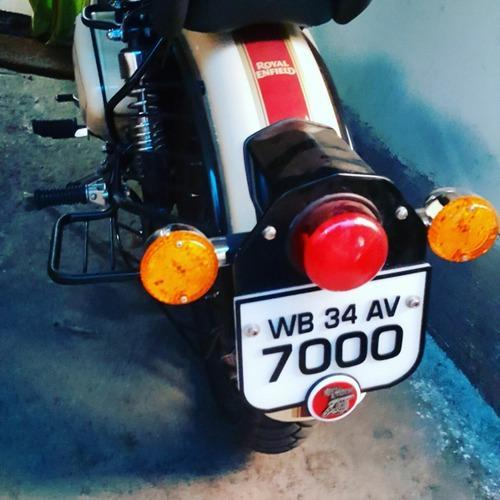
#> input picture Number-plate detection/Scripts/test2.jpg, 500 x 500 px
$ python number-plate-detection.py test2.jpg   (older library calls are emulated)
#> lines starting #> are read from the running program, lines starting #| are printed output that depends on the picture; after the words box and inside, x2 and y2 are one past the last pixel; in counts of white or black regions, pixels touching at a corner belong together
#!/usr/bin/python
# -*- coding: latin-1 -*-
import os, sys
# Importing sys (system specific parameters and functions) library
import cv2
# Importing the Opencv Library
import numpy as np
# Importing NumPy,which is the fundamental package for scientific computing with Python
try:
    from PIL import Image
except ImportError:
    import Image
import pytesseract
# Importing Pytesseract, which is an OCR engine for Character Recognition computing with Python

# Reading Image
img = cv2.imread(sys.argv[1])
#> img is the input picture: shape (500, 500, 3); mean B, G, R 101.2, 93.2, 85.2
cv2.namedWindow("Original Image",cv2.WINDOW_NORMAL)
# Creating a Named window to display image
cv2.imshow("Original Image",img)
# Display image
cv2.waitKey(0)

"""
#print img.shape

# Image Resizing
r = 100.0 / img.shape[1]
dim = (100, int(img.shape[0] * r))

# perform the actual resizing of the image and show it
resized_img = cv2.resize(img, dim, interpolation = cv2.INTER_AREA)
cv2.namedWindow("Resized Image",cv2.WINDOW_NORMAL)
# Creating a Named window to display image
cv2.imshow("resized", resized_img)
# Display resized image
cv2.waitKey(0)
"""

# Cropping image to 60% of bottom area
cropped_img = img[(img.shape[0])//2:img.shape[0]]
cv2.namedWindow("Cropped Bottom Image",cv2.WINDOW_NORMAL)
# Creating a Named window to display image
cv2.imshow("Cropped Bottom Image",img)
# Display Image
cv2.waitKey(0)

# RGB to Gray scale conversion
img_gray = cv2.cvtColor(cropped_img,cv2.COLOR_RGB2GRAY)
cv2.namedWindow("Gray Converted Image",cv2.WINDOW_NORMAL)
# Creating a Named window to display image
cv2.imshow("Gray Converted Image",img_gray)
# Display Image
cv2.waitKey(0)

# Noise removal with iterative bilateral filter(removes noise while preserving edges)
noise_removal = cv2.bilateralFilter(img_gray,9,75,75)
cv2.namedWindow("Noise Removed Image",cv2.WINDOW_NORMAL)
# Creating a Named window to display image
cv2.imshow("Noise Removed Image",noise_removal)
# Display Image
cv2.waitKey(0)

# Histogram equalisation for better results
equal_histogram = cv2.equalizeHist(noise_removal)
cv2.namedWindow("After Histogram equalisation",cv2.WINDOW_NORMAL)
# Creating a Named window to display image
cv2.imshow("After Histogram equalisation",equal_histogram)
# Display Image
cv2.waitKey(0)

# Morphological opening with a rectangular structure element
kernel = cv2.getStructuringElement(cv2.MORPH_RECT,(5,5))
morph_image = cv2.morphologyEx(equal_histogram,cv2.MORPH_OPEN,kernel,iterations=15)
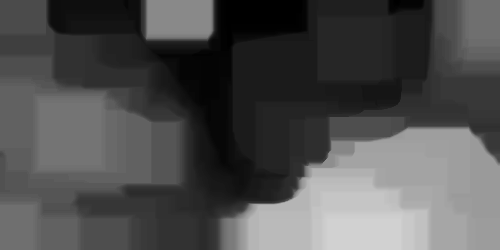
#> morph_image: shape (250, 500); min 0, max 209, mean 79.9
cv2.namedWindow("Morphological opening",cv2.WINDOW_NORMAL)
# Creating a Named window to display image
cv2.imshow("Morphological opening",morph_image)
# Display Image
cv2.waitKey(0)

# Image subtraction(Subtracting the Morphed image from the histogram equalised Image)
sub_morp_image = cv2.subtract(equal_histogram,morph_image)
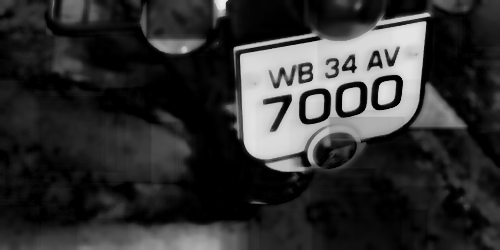
#> sub_morp_image: shape (250, 500); min 0, max 238, mean 48.4
cv2.namedWindow("Subtraction image", cv2.WINDOW_NORMAL)
# Creating a Named window to display image
cv2.imshow("Subtraction image", sub_morp_image)
# Display Image
cv2.waitKey(0)

# Thresholding the image
ret,thresh_image = cv2.threshold(sub_morp_image,0,255,cv2.THRESH_OTSU)
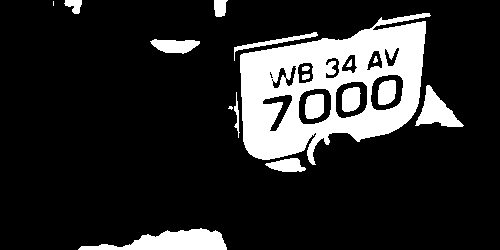
#> thresh_image: shape (250, 500); 16.5% white; 18 white regions (2 under 20 px), largest, box (x1, y1, x2, y2) and area: (240, 13, 431, 165) 14788, (78, 228, 227, 250) 1833, (415, 85, 464, 127) 941
#> ret = 102
cv2.namedWindow("Image after Thresholding",cv2.WINDOW_NORMAL)
# Creating a Named window to display image
cv2.imshow("Image after Thresholding",thresh_image)
# Display Image
cv2.waitKey(0)

# Applying Canny Edge detection
canny_image = cv2.Canny(thresh_image,250,255)
#> canny_image: shape (250, 500); 2.3% white in thin lines or dots, all inside (x1, y1, x2, y2) = (52, 0, 464, 250)
cv2.namedWindow("Image after applying Canny",cv2.WINDOW_NORMAL)
# Creating a Named window to display image
cv2.imshow("Image after applying Canny",canny_image)
# Display Image
canny_image = cv2.convertScaleAbs(canny_image)
cv2.waitKey(0)

# dilation to strengthen the edges
kernel = np.ones((3,3), np.uint8)
# Creating the kernel for dilation
dilated_image = cv2.dilate(canny_image,kernel,iterations=1)
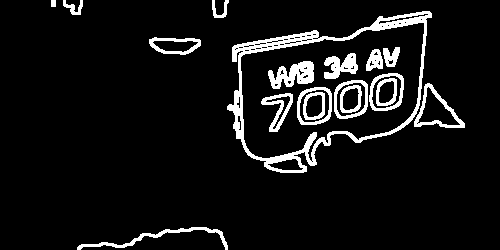
#> dilated_image: shape (250, 500); 7.7% white; 18 white regions
cv2.namedWindow("Dilation", cv2.WINDOW_NORMAL)
# Creating a Named window to display image
cv2.imshow("Dilation", dilated_image)
# Displaying Image
cv2.waitKey(0)

# Finding Contours in the image based on edges
new,contours, hierarchy = cv2.findContours(dilated_image, cv2.RETR_TREE, cv2.CHAIN_APPROX_SIMPLE)
#> contours = 87 contours, 55 with area under 20; largest, box (x1, y1, x2, y2) and area: (227, 11, 432, 173) 21614, (240, 22, 425, 162) 17982, (414, 83, 465, 128) 1134, (297, 87, 332, 125) 1114, (334, 80, 368, 119) 1100
contours= sorted(contours, key = cv2.contourArea, reverse = True)[:10]
#> contours = 10 contours; largest, box (x1, y1, x2, y2) and area: (227, 11, 432, 173) 21614, (240, 22, 425, 162) 17982, (414, 83, 465, 128) 1134, (297, 87, 332, 125) 1114, (334, 80, 368, 119) 1100
# Sort the contours based on area ,so that the number plate will be in top 10 contours
screenCnt = None
# loop over our contours
for c in contours:
 # approximate the contour
 peri = cv2.arcLength(c, True)
 approx = cv2.approxPolyDP(c, 0.06 * peri, True)  # Approximating with 6% error
 # if our approximated contour has four points, then
 # we can assume that we have found our screen
 if len(approx) == 4:  # Select the contour with 4 corners
  screenCnt = approx
  break
#> this loop made 1 pass
#> (peri, screenCnt) on pass 1: (795.6, [[431, 13], [234, 45], [247, 154], [407, 124]])
final = cv2.drawContours(cropped_img, [screenCnt], -1, (0, 255, 0), 3)
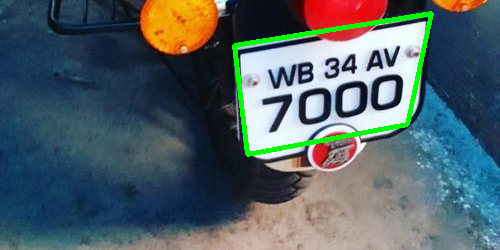
#> final: shape (250, 500, 3); mean B, G, R 102.5, 97.2, 81.9
# Drawing the selected contour on the original image
cv2.namedWindow("Image with Selected Contour",cv2.WINDOW_NORMAL)
# Creating a Named window to display image
cv2.imshow("Image with Selected Contour",final)
cv2.waitKey(0)

# Masking the part other than the number plate
mask = np.zeros(img_gray.shape,np.uint8)
new_image = cv2.drawContours(mask,[screenCnt],0,255,-1,)
#> new_image: shape (250, 500); 15.8% white; 1 white region, box (x1, y1, x2, y2) and area: (234, 13, 432, 155) 19759
new_image = cv2.bitwise_and(cropped_img,cropped_img,mask=mask)
#> new_image: shape (250, 500, 3)
cv2.namedWindow("Final_image",cv2.WINDOW_NORMAL)
cv2.imshow("Final_image",new_image)
cv2.waitKey(0)

# Histogram equal for enhancing the number plate for further processing
y,cr,cb = cv2.split(cv2.cvtColor(new_image,cv2.COLOR_RGB2YCrCb))
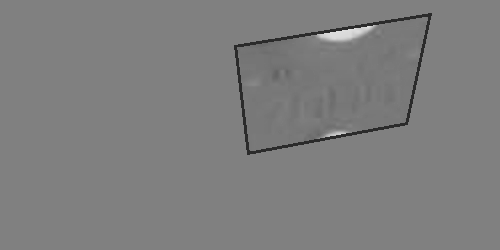
#> cb: shape (250, 500); min 43, max 224, mean 126.1
# Converting the image to YCrCb model and splitting the 3 channels
y = cv2.equalizeHist(y)
# Applying histogram equalisation
final_image = cv2.cvtColor(cv2.merge([y,cr,cb]),cv2.COLOR_YCrCb2RGB)
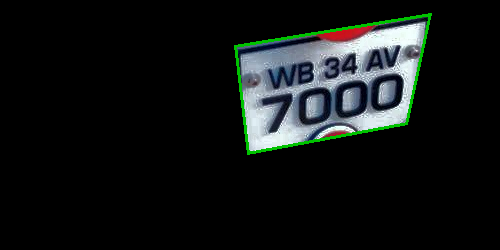
#> final_image: shape (250, 500, 3); mean B, G, R 20.9, 21.5, 18
# Merging the 3 channels
cv2.namedWindow("Enhanced Number Plate",cv2.WINDOW_NORMAL)
# Creating a Named window to display image
cv2.imshow("Enhanced Number Plate",final_image)
# Display image
cv2.imwrite("Output_img.jpg",final_image)
cv2.waitKey() # Wait for a keystroke from the user

#print(pytesseract.image_to_boxes(final_image))
# print(pytesseract.image_to_string(Image.open('Output_img.jpg')))
f = open('Output_file.txt','wb')
# Creating a file for Output storage
f.write(pytesseract.image_to_string(final_image))
#> (this line was passed over: pytesseract is not available in this run)
# Converting image to text and writing it in the file
f.close()
# Closing the file
